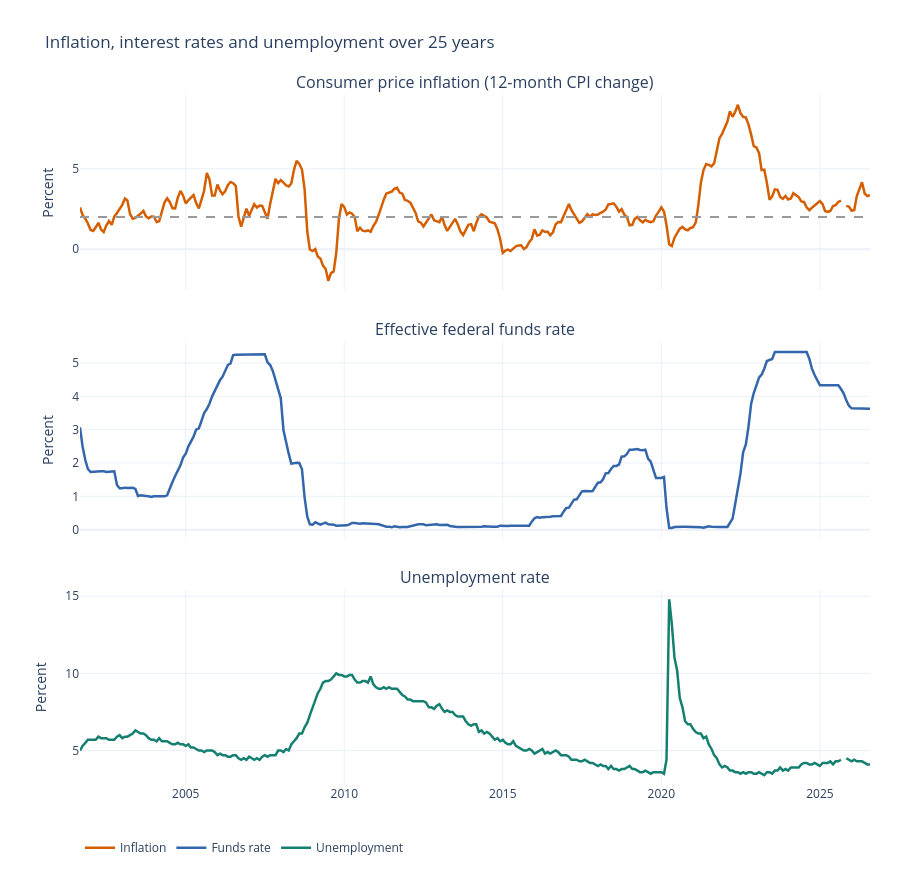

Source (notebook cell):
### Markdown cell above
## Reading the evidence

Inflation is the **year-over-year percentage change** in the seasonally adjusted CPI-U index, not the CPI level. The federal funds rate is the monthly average effective rate. Unemployment is the seasonally adjusted monthly civilian unemployment rate. All three are percentages, but they measure different things; the charts separate their panels to avoid implying that identical numbers mean identical economic conditions.

The dashed 2% line is the Fed's longer-run **PCE** inflation goal used as a reference only. CPI inflation is not the PCE measure, so crossing that line cannot by itself determine whether the Fed met its formal goal. The Fed's employment objective is maximum employment, not a single numerical unemployment target. Missing published months are printed above and left as gaps rather than estimated.

### Code cell
COL = {'inflation_yoy':'#D55E00','funds_rate':'#3366AA','unemployment':'#157F70'}
fig = make_subplots(rows=3, cols=1, shared_xaxes=True, vertical_spacing=.075,
                    subplot_titles=['Consumer price inflation (12-month CPI change)',
                                    'Effective federal funds rate', 'Unemployment rate'])
for i, (name,label) in enumerate([('inflation_yoy','Inflation'),('funds_rate','Funds rate'),('unemployment','Unemployment')],1):
    fig.add_trace(go.Scatter(x=frame.index,y=frame[name],mode='lines',connectgaps=False,name=label,
                             line=dict(color=COL[name],width=2.5),hovertemplate='%{x|%b %Y}: %{y:.1f}%<extra>'+label+'</extra>'),row=i,col=1)
    fig.update_yaxes(title_text='Percent',row=i,col=1)
fig.add_hline(y=2,line_color='#999999',line_dash='dash',row=1,col=1,
              )
fig.update_layout(title='Inflation, interest rates and unemployment over 25 years',height=880,
                  template='plotly_white',hovermode='x unified',legend=dict(orientation='h',y=-.07),
                  margin=dict(l=80,r=30,t=95,b=95))
fig.write_html(FIG/'01_twenty_five_year_timeline.html',include_plotlyjs=True)
fig.write_image(FIG/'01_twenty_five_year_timeline.png',scale=2)
fig.write_image(FIG/'01_twenty_five_year_timeline.pdf')
fig.show()

### Figure 1 — Plotly figure (JSON) as saved in the notebook; plotly's stock layout.template omitted (floating-point values rounded to 4 significant figures; data arrays with more than 128 entries replaced by an {"elided": "..."} marker saying what was removed)
{"data": [{"connectgaps": false, "hovertemplate": "%{x|%b %Y}: %{y:.1f}%<extra>Inflation</extra>", "line": {"color": "#D55E00", "width": 2.5}, "mode": "lines", "name": "Inflation", "type": "scatter", "x": {"elided": "300 str values"}, "xaxis": "x", "y": {"elided": "300 float values"}, "yaxis": "y"}, {"connectgaps": false, "hovertemplate": "%{x|%b %Y}: %{y:.1f}%<extra>Funds rate</extra>", "line": {"color": "#3366AA", "width": 2.5}, "mode": "lines", "name": "Funds rate", "type": "scatter", "x": {"elided": "300 str values"}, "xaxis": "x2", "y": {"elided": "300 float values"}, "yaxis": "y2"}, {"connectgaps": false, "hovertemplate": "%{x|%b %Y}: %{y:.1f}%<extra>Unemployment</extra>", "line": {"color": "#157F70", "width": 2.5}, "mode": "lines", "name": "Unemployment", "type": "scatter", "x": {"elided": "300 str values"}, "xaxis": "x3", "y": {"elided": "300 float values"}, "yaxis": "y3"}], "layout": {"annotations": [{"font": {"size": 16}, "showarrow": false, "text": "Consumer price inflation (12-month CPI change)", "x": 0.5, "xanchor": "center", "xref": "paper", "y": 1, "yanchor": "bottom", "yref": "paper"}, {"font": {"size": 16}, "showarrow": false, "text": "Effective federal funds rate", "x": 0.5, "xanchor": "center", "xref": "paper", "y": 0.6417, "yanchor": "bottom", "yref": "paper"}, {"font": {"size": 16}, "showarrow": false, "text": "Unemployment rate", "x": 0.5, "xanchor": "center", "xref": "paper", "y": 0.2833, "yanchor": "bottom", "yref": "paper"}], "height": 880, "hovermode": "x unified", "legend": {"orientation": "h", "y": -0.07}, "margin": {"b": 95, "l": 80, "r": 30, "t": 95}, "shapes": [{"line": {"color": "#999999", "dash": "dash"}, "type": "line", "x0": 0, "x1": 1, "xref": "x domain", "y0": 2, "y1": 2, "yref": "y"}], "title": {"text": "Inflation, interest rates and unemployment over 25 years"}, "xaxis": {"anchor": "y", "domain": [0, 1], "matches": "x3", "showticklabels": false}, "xaxis2": {"anchor": "y2", "domain": [0, 1], "matches": "x3", "showticklabels": false}, "xaxis3": {"anchor": "y3", "domain": [0, 1]}, "yaxis": {"anchor": "x", "domain": [0.7167, 1], "title": {"text": "Percent"}}, "yaxis2": {"anchor": "x2", "domain": [0.3583, 0.6417], "title": {"text": "Percent"}}, "yaxis3": {"anchor": "x3", "domain": [0, 0.2833], "title": {"text": "Percent"}}}}
